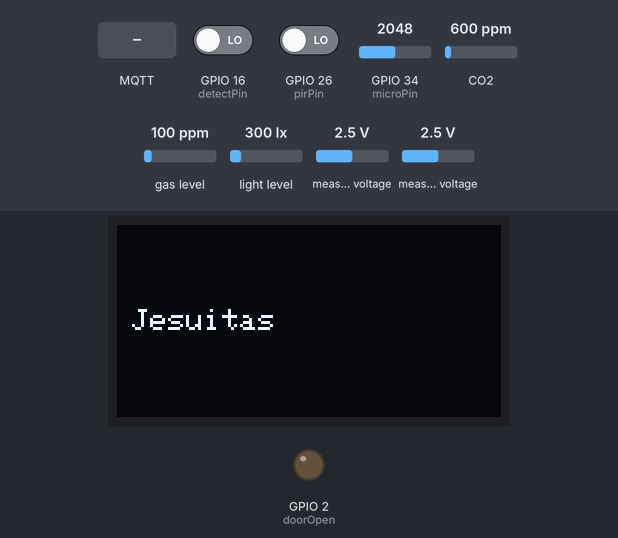
Recording of a sketch running on a simulated ESP32. Shown: 128×64 one-colour display, output pins drawn as LEDs (lit = HIGH). The test bench sets the inputs (shaded band); at power-on: GPIO 16 (detectPin) LOW, GPIO 26 (pirPin) LOW, GPIO 34 (microPin) = 2048, CO2 600 ppm, gas level 100 ppm, light level 300 lx, measured voltage 2.5 V. WiFi joins after 1.5 s; servers stay silent unless stated; no MQTT or app messages arrive unless stated; what the sketch prints to the serial monitor is not drawn.

Above: at 10.8 s.
10.9 s: MQTT message "1" arrives on the first subscribed topic
At 12.0 s:
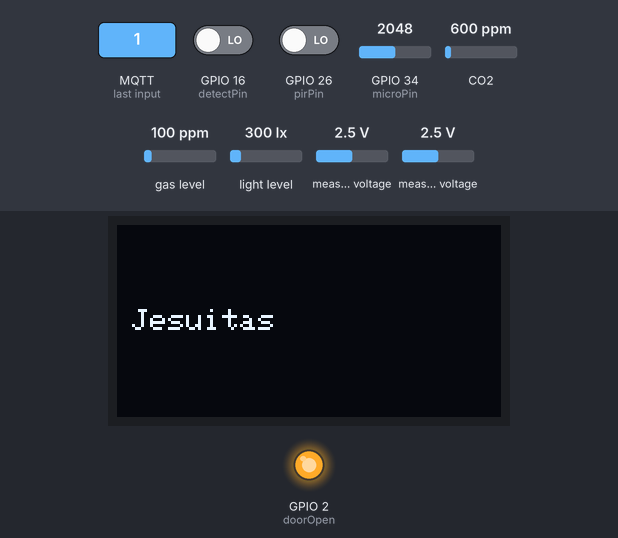
17.1 s: MQTT message "0" arrives on the first subscribed topic
At 17.5 s:
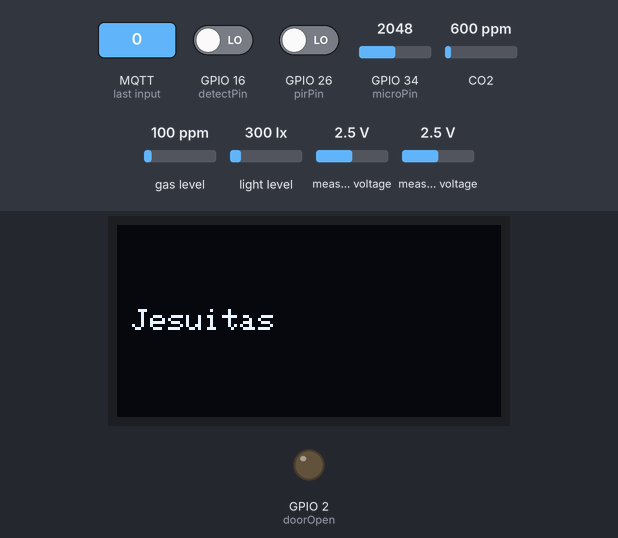
Timing chart, 0 to 20.1 s (numbered marks = the images above; inputs shaded):
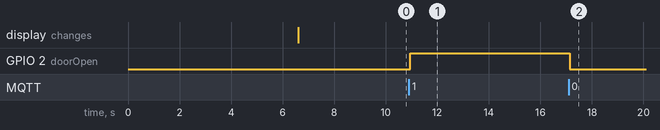

The sketch:

ESP32Kit21.ino
```cpp
#include <WiFi.h>
#include <PubSubClient.h>
#include <TaskScheduler.h>
#include <SPI.h>
#include <Wire.h>
#include <BH1750.h>
#include <Adafruit_CCS811.h>
#include <MFRC522.h>
#include <Adafruit_GFX.h>
#include <Adafruit_SSD1306.h>
#include <Adafruit_ADS1X15.h>
#include "GLOBALS.h"
#include "WIFI.hpp"
#include "MQTT.hpp"
#include "RFID.hpp"

void read1sec();                                    //Declaro funciones externas que están abajo
void TextDisplay();                                 //Declaro funciones externas que están abajo
float getCorriente();                               //Declaro funciones externas que están abajo
Task TareaRead1Sec(5000, TASK_FOREVER, &read1sec);  //Genero tarea para que se ejecute cada 60 segundos

void setup() {
  /******** GENERAL CONFIG ******/
  delay(5000);
  Serial.begin(9600); //init SERIAL COMMS
  SPI.begin();        // init SPI bus
  Wire.begin();       // init I2C bus
  Serial.println("\n.........INICIANDO SISTEMA.............");
  ConnectWiFi_STA(true); //init WIFI COMMS
  InitMqtt();            //init MQTT PROTOCOL
  /******** RFID SENSOR ******/
  rfid.PCD_Init();  // init MFRC522
  /******** LIGHT SENSOR ******/
  lightMeter.configure(BH1750::CONTINUOUS_HIGH_RES_MODE);
  lightMeter.begin();
  /******** POWER SENSOR ******/
  ads.setGain(GAIN_TWO);  //2.048 V 1 bit = 0.0625mV
  ads.begin();
  /******** CO2 SENSOR ******/
  if(!ccs.begin()){
    Serial.println("Error Inicializando sensor! Revisar cableado.");
    while(1);
  }
  while(!ccs.available());
  /******** OLED SCREEN ******/
  if (!display.begin(SSD1306_SWITCHCAPVCC)) {
    Serial.println(F("SSD1306 allocation failed"));
  } else {
    display.clearDisplay();
    TextDisplay();
    display.display();
  }
  /******** PIR SENSOR ******/
  pinMode(pirPin, INPUT);
  /******** MOTION SENSOR ******/
  pinMode(detectPin, INPUT);
  /******** NOISE SENSOR ******/
  pinMode(microPin, INPUT);
  /******** RELAY OUTPUT ******/
  pinMode(doorOpen, OUTPUT);
  /******** TASK CONFIG ******/
  runner.addTask(TareaRead1Sec);
  TareaRead1Sec.enable();
}

void loop() {
  //********* WIFI CONNECTION **********//
  if (WiFi.status() != WL_CONNECTED) { ConnectWiFi_STA(true); }
  //********* MQTT CONNECTION **********//
  HandleMqtt();
  //************* RFID SENSOR **************//
  uid = chechRFID();
  if (uid.compareTo("") != 0) {
    PublisMqtt(TOPICS_PUBLICATIONS[0], uid);
    uid = "";
  }
  //************* PIR SENSOR ************//
  bool pirdetect = digitalRead(pirPin);
  if ((pirdetect == HIGH) && (pirMotion == false)) {
    pirMotion = true;
    Serial.println("PIR Movement detected");
    PublisMqtt(TOPICS_PUBLICATIONS[4], String(pirdetect));
  } else {
    if (pirdetect == LOW) pirMotion = false;
  }
  //************* MOTION SENSOR ************//
  bool detect = digitalRead(detectPin);
  if ((detect == HIGH) && (detectMotion == false)) {
    detectMotion = true;
    Serial.println("Movement detected");
    PublisMqtt(TOPICS_PUBLICATIONS[3], String(detect));
  } else {
    if (detect == LOW) detectMotion = false;
  }
  //************ RELAY OUTPUT **************//
  if (accessGranted == 0) {
    accessGranted = 3;
    digitalWrite(doorOpen, LOW);
    PublisMqtt(TOPICS_PUBLICATIONS[7], "0");
  } else if (accessGranted == 1) {
    accessGranted = 3;
    digitalWrite(doorOpen, HIGH);
    PublisMqtt(TOPICS_PUBLICATIONS[7], "1");
  }
  //***********TASK CALL *****************//
  runner.execute();
}

/******************************************
**************** SUBRUTINAS ***************
******************************************/
void read1sec() {

  //************* LIGHT SENSOR ************//
  float lux = lightMeter.readLightLevel();
  Serial.println("Light: " + String(lux) + " lx");
  PublisMqtt(TOPICS_PUBLICATIONS[2], String(lux));
  //************* POWER SENSOR ************//
  float power = voltage * getCorriente();
  Serial.println("Power: " + String(power) + " W");
  PublisMqtt(TOPICS_PUBLICATIONS[5], String(power));
  //************* CO2 SENSOR ************//
  if(ccs.available()){
    if(!ccs.readData()){
      float co2 = ccs.geteCO2();
      Serial.println("CO2: " + String(co2)+" ppm");
      PublisMqtt(TOPICS_PUBLICATIONS[6], String(co2));
    }
    else{
      Serial.println("ERROR en la lectura CO2");
    }
  }
  //************* NOISE SENSOR **************//
  int noise = analogRead(microPin);
  Serial.println("Noise: " + String(noise));
  PublisMqtt(TOPICS_PUBLICATIONS[1], String(noise));
}

void TextDisplay() {
  //************* OLED SCREEN ************//
  display.clearDisplay();
  display.setTextSize(1);
  display.setTextColor(SSD1306_WHITE);
  display.setCursor(5, 28);
  display.println("Jesuitas");
  display.display();
  delay(3000);
}

float getCorriente() {
  //************* POWER SENSOR ************//
  float voltageSCT = 0;
  float corriente = 0;
  float sum = 0;
  long tiempo = millis();
  int counter = 0;
  while (millis() - tiempo < 1000) {
    voltageSCT = ads.readADC_Differential_0_1() * multiplier;
    corriente = voltageSCT * FACTOR;
    corriente = corriente / 1000;
    sum = sum + sq(corriente);
    counter = counter + 1;
  }
  corriente = sqrt(sum / counter);
  return (corriente);
}
```

GLOBALS.h
```cpp
#define RFID_SDA 5     // ESP32 pin GPIO05
#define RFID_RST 4     // ESP32 pin GPIO04
#define RFID_MISO 19   // ESP32 pin GPIO19
#define RFID_MOSI 23   // ESP32 pin GPIO23
#define RFID_SCK 18    // ESP32 pin GPIO18
#define doorOpen 2     // ESP32 pin GPIO02
#define microPin 34    // ESP32 pin GPIO34
#define detectPin 16   // ESP32 pin GPIO16
#define pirPin 26      // ESP32 pin GPIO26
#define NUMITEMS(arg) ((unsigned int) (sizeof (arg) / sizeof (arg[0])))
#define SCREEN_WIDTH 128
#define SCREEN_HEIGHT 64
#define OLED_MOSI   13 // ESP32 pin GPIO13
#define OLED_D0     14 // ESP32 pin GPIO14
#define OLED_DC     17 // ESP32 pin GPIO17
#define OLED_CS     15 // ESP32 pin GPIO15
#define OLED_RESET  25 // ESP32 pin GPIO25

WiFiClient espClient;
PubSubClient mqttClient(espClient);
MFRC522 rfid(RFID_SDA, RFID_RST);
BH1750 lightMeter;
Adafruit_CCS811 ccs;
Adafruit_ADS1115 ads;
Adafruit_SSD1306 display(SCREEN_WIDTH, SCREEN_HEIGHT, OLED_MOSI, OLED_D0, OLED_DC, OLED_RESET, OLED_CS);
Scheduler runner;

//******** MQTT CONFIG *********//
String newTopic;
String payload;
String content;
String TOPICS_PUBLICATIONS[] = { "esp21/Identification","esp21/Noise","esp21/Lux","esp21/Motion","esp21/PirDetect","esp21/Power","esp21/CO2","esp21/DoorOpen"};
String TOPICS_SUBSCRIBED[] = { "esp21/AccessGranted" };
String uid = "";
//******** RELAY OUTPUT *********//
int accessGranted = 0;
//******** PIR SENSOR *********//
bool pirMotion = 0;
//******** MOTION SENSOR *********//
bool detectMotion = 0;
//******** POWER SENSOR *********//
const float FACTOR = 30;
const float multiplier = 0.0625F;
const float voltage = 220;
```

MQTT.hpp
```cpp
//***** CONFIGURACION MQTT *******//
const char* MQTT_BROKER_ADRESS = "192.168.7.66";
const uint16_t MQTT_PORT = 1883;
const char* MQTT_SERVER_NAME = "iotserver";
const char* MQTT_CLIENT_NAME = "esp21";
const char* MQTT_USERNAME = "iotserver";
const char* MQTT_PASSWORD = "CSC#Jesuitas";
void InitMqtt();
void ConnectMqtt();
void HandleMqtt();
void SubscribeMqtt();
void PublisMqtt(String, String);
void OnMqttReceived(char*, byte*, unsigned int);

void InitMqtt() {
  mqttClient.setServer(MQTT_BROKER_ADRESS, MQTT_PORT);
  SubscribeMqtt();
  mqttClient.setCallback(OnMqttReceived);
}

void ConnectMqtt() {
  while (!mqttClient.connected()) {
    Serial.print("Starting MQTT connection...");
    InitMqtt();
    mqttClient.setCallback(OnMqttReceived);
    if (mqttClient.connect(MQTT_CLIENT_NAME, MQTT_USERNAME, MQTT_PASSWORD)) {
      SubscribeMqtt();
      Serial.println("Connected");
    } else {
      Serial.print("Failed MQTT connection, rc=");
      Serial.print(mqttClient.state());
      Serial.println(" try again in 5 seconds");
      delay(5000);
    }
    if (WiFi.status() != WL_CONNECTED) {break;}
  }
}

void HandleMqtt() {
  if (!mqttClient.connected()) {
    ConnectMqtt();
  }
  mqttClient.loop();
}

void SubscribeMqtt() {
  for (int i = 0; i < NUMITEMS(TOPICS_SUBSCRIBED); i++) {
    mqttClient.subscribe(TOPICS_SUBSCRIBED[i].c_str());
  }
}

void PublisMqtt(String newTopic, String data) {
  mqttClient.publish(newTopic.c_str(), (char*)data.c_str());
}

void OnMqttReceived(char* topic, byte* payload, unsigned int length) {
  content = "";
  Serial.print("Received on ");
  Serial.print(topic);
  Serial.print(": ");
  for (size_t i = 0; i < length; i++) {
    content.concat((char)payload[i]);
  }
  Serial.print(content);
  accessGranted = content.toInt();
  Serial.println();
}
```

RFID.hpp
```cpp
String chechRFID();

String chechRFID() {
  if (rfid.PICC_IsNewCardPresent()) {  // new tag is available
    uid = "";
    if (rfid.PICC_ReadCardSerial()) {  // NUID has been readed
      MFRC522::PICC_Type piccType = rfid.PICC_GetType(rfid.uid.sak);
      Serial.print("RFID/NFC Tag Type: ");
      Serial.println(rfid.PICC_GetTypeName(piccType));
      // print UID in Serial Monitor in the hex format
      Serial.print("UID:");
      for (int i = 0; i < rfid.uid.size; i++) {
        Serial.print(rfid.uid.uidByte[i] < 0x10 ? " 0" : " ");
        Serial.print(rfid.uid.uidByte[i], HEX);
        uid += String(rfid.uid.uidByte[i] < 0x10 ? "0" : "") + String(rfid.uid.uidByte[i], HEX);
      }
      uid.toUpperCase();
      Serial.println();
      rfid.PICC_HaltA();       // halt PICC
      rfid.PCD_StopCrypto1();  // stop encryption on PCD
    }
  }
  return uid;
}
```

WIFI.hpp
```cpp
//***** CONFIGURACION WIFI *******//
const char* ssid = "IOTNet";
const char* password = "CSC#Jesuitas";
const char* hostname = "esp21";
IPAddress ip(192, 168, 7, 67);
IPAddress gateway(192, 168, 0, 99);
IPAddress subnet(255, 255, 240, 0);
void ConnectWiFi_STA(bool useStaticIP) {
  Serial.println("");
  WiFi.mode(WIFI_STA);
  WiFi.begin(ssid, password);
  if (useStaticIP) {WiFi.config(ip, gateway, subnet);}
  while (WiFi.status() != WL_CONNECTED) {
    delay(100);
    Serial.print('.');
  }
  Serial.println("");
  Serial.print("Iniciado STA:\t");
  Serial.println(ssid);
  Serial.print("IP address:\t");
  Serial.println(WiFi.localIP());
}
```

Measured:
- after the input at 10.9 s, GPIO 2 (doorOpen): LOW → HIGH after 0.05 s
- after the input at 17.1 s, GPIO 2 (doorOpen): HIGH → LOW at once
